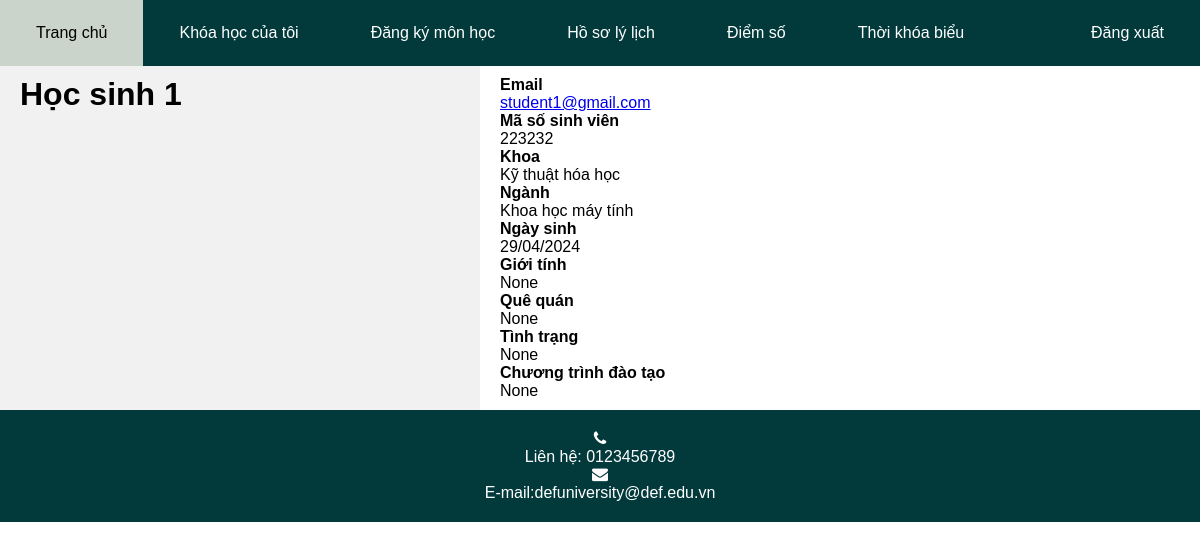
The page /student/profile/ (signed in) on the database as committed earlier.
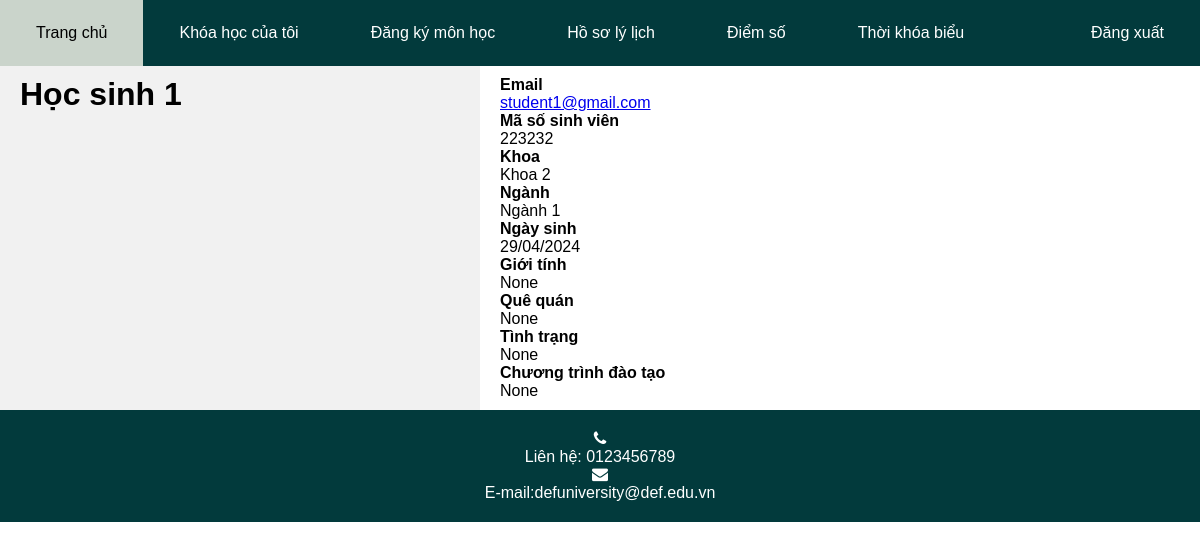
The same page on the database as committed later.
### Student/models.py (models this page shows, shortened)
class Student(models.Model):
    student_id = models.CharField(max_length=15, null=False, primary_key=True, default='')
    name = models.CharField(max_length=30, null=True, default='')
    date_of_birth = models.DateField(null=True, default='')
    department = models.ForeignKey(Department, on_delete=models.CASCADE, null=True)
    major = models.ForeignKey(Major, on_delete=models.CASCADE, null = True)
    username = models.OneToOneField(MyUser, on_delete=models.CASCADE,  null=True)
    hometown = models.CharField(max_length=40, null=True)
    avatar = models.ImageField(upload_to="Avatar/Student/", null=True, blank=True)
    GENDER_CHOICES = [
        ('Nam', 'Nam'),
        ('Nữ', 'Nữ'),
    ]
    gender = models.CharField(max_length=10, null=True, choices=GENDER_CHOICES)
    STATE_CHOICES = [
        ('Đang học', 'Đang học'),
        ('Tạm dừng học', 'Tạm dừng học'),
        ('Thôi học', 'Thôi học'),
        ('Tốt nghiệp', 'Tốt nghiệp'),
    ]
    state = models.CharField(max_length=20, null=True, choices=STATE_CHOICES)
    TYPE_CHOICES = [
        ('Cử nhân', 'Cử nhân'),
        ('Thạc sĩ', 'Thạc sĩ'),
    ]
    type = models.CharField(max_length=20, null=True, choices=TYPE_CHOICES)

### Databases/models.py (models this page shows)
class Department(models.Model):
    name = models.CharField(max_length=50, null=True, default="")
    def __str__(self):
        return self.name

class Major(models.Model):
    name = models.CharField(max_length=50, null=True, default="")
    department = models.ForeignKey(Department, on_delete=models.CASCADE, null=True)
    def __str__(self):
        return self.name

### Student/views.py (the view)
# urls.py: path("profile/", views.StudentProfile.as_view(), name="student_profile"),
class StudentProfile(RoleRequiredMixin, View):
    def has_permission(self, user):
        return user.user_type == 'Student'
    def get(self, request):
        student = request.user.student
        student_email = request.user.email
        context = {
            "student" : student,
            "student_email" : student_email,
        }
        return render(request, "Student/profile.html", context)

### Login/mixins.py (called while the page is built)
    def dispatch(self, request, *args, **kwargs):
        if not request.user.is_authenticated:
            return self.handle_no_permission()
        elif not self.has_permission(request.user):
            return HttpResponseRedirect(self.get_redirect_url())
        return super().dispatch(request, *args, **kwargs)

### templates/Student/profile.html (shortened to what this page needs)
{% load static %}
<!DOCTYPE html>
<html lang='vi'>
<head>
	<link rel="stylesheet" href="https://cdnjs.cloudflare.com/ajax/libs/font-awesome/4.7.0/css/font-awesome.min.css">
	<link rel="stylesheet" href="{% static 'css/file.css' %}">
</head>
<body>
	<nav>
		<a href="{% url 'Student:student' %}" class="menu_left">Trang chủ</a>
		<a href="{% url 'Student:student_course' %}" class="menu_left">Khóa học của tôi</a>
		<a href="{% url 'Registration:registration_student' %}" class="menu_left">Đăng ký môn học</a>
		<a href="{% url 'Student:student_profile' %}" class="menu_left">Hồ sơ lý lịch</a>
		<a href="{% url 'Student:student_score' %}" class="menu_left">Điểm số</a>
		<a href="{% url 'Student:student_schedule' %}" class="menu_left">Thời khóa biểu</a>
		<a href="{% url 'Logout:logout' %}" class="menu_right">Đăng xuất</a>
	</nav>
	<div id="flex_container">
		<div id="left_side">
			<h1 id="menu_text">{{ student.name }}</h1>
		</div>
		<div id="right_side">
			<p><strong>Email</strong></p>
			<p><a href="mailto:" {{ student_email }}>{{ student_email }}</a></p>
			<p><strong>Mã số sinh viên</strong></p>
			<p>{{ student.student_id }}</p>
			<p><strong>Khoa</strong></p>
			<p>{{ student.department }}</p>
			<p><strong>Ngành</strong></p>
			<p>{{ student.major }}</p>
			<p><strong>Ngày sinh</strong></p>
			<p>{{ student.date_of_birth|date:"d/m/Y" }}</p>
			<p><strong>Giới tính</strong></p>
			<p>{{ student.gender }}</p>
			<p><strong>Quê quán</strong></p>
			<p>{{ student.hometown }}</p>
			<p><strong>Tình trạng</strong></p>
			<p>{{ student.state }}</p>
			<p><strong>Chương trình đào tạo</strong></p>
			<p>{{ student.type }}</p>
		</div>
	</div>
	<footer>
        <div class="call">
            <div class="fa fa-phone"></div>
            <p class="call_us">Liên hệ: 0123456789 </p>
        </div>
        <div class="contact">
            <div class="fa fa-envelope"></div>
            <p class="contact_us">E-mail:defuniversity@def.edu.vn</p>
        </div>
    </footer>
</body>

Rows that differ between the two databases and show on the page:
changed through a linked row, Student "Học sinh 1": department "Kỹ thuật hóa học" → "Khoa 2"; major "Khoa học máy tính" → "Ngành 1"
